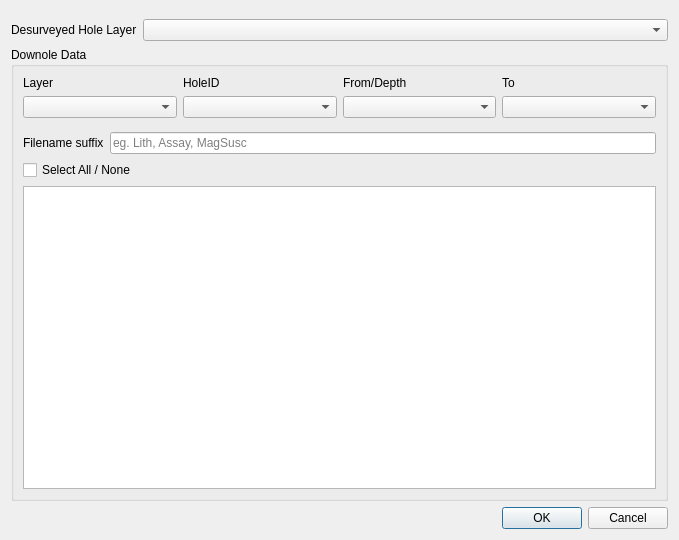
<?xml version="1.0" encoding="UTF-8"?>
<ui version="4.0">
 <class>downholeData_dialog</class>
 <widget class="QDialog" name="downholeData_dialog">
  <property name="geometry">
   <rect>
    <x>0</x>
    <y>0</y>
    <width>679</width>
    <height>540</height>
   </rect>
  </property>
  <property name="windowTitle">
   <string>Downhole Data</string>
  </property>
  <layout class="QVBoxLayout" name="verticalLayout">
   <item>
    <layout class="QHBoxLayout" name="horizontalLayout">
     <property name="topMargin">
      <number>8</number>
     </property>
     <item>
      <widget class="QLabel" name="label_2">
       <property name="text">
        <string>Desurveyed Hole Layer</string>
       </property>
      </widget>
     </item>
     <item>
      <widget class="QgsMapLayerComboBox" name="lbDesurveyLayer">
       <property name="sizePolicy">
        <sizepolicy hsizetype="Expanding" vsizetype="Fixed">
         <horstretch>0</horstretch>
         <verstretch>0</verstretch>
        </sizepolicy>
       </property>
      </widget>
     </item>
    </layout>
   </item>
   <item>
    <widget class="QGroupBox" name="groupDownhole">
     <property name="title">
      <string>Downole Data</string>
     </property>
     <layout class="QVBoxLayout" name="verticalLayout_3">
      <item>
       <layout class="QGridLayout" name="gridLayout">
        <property name="topMargin">
         <number>0</number>
        </property>
        <item row="0" column="2">
         <widget class="QLabel" name="label_5">
          <property name="text">
           <string>From/Depth</string>
          </property>
         </widget>
        </item>
        <item row="0" column="0">
         <widget class="QLabel" name="label_3">
          <property name="text">
           <string>Layer</string>
          </property>
         </widget>
        </item>
        <item row="0" column="1">
         <widget class="QLabel" name="label_4">
          <property name="text">
           <string>HoleID</string>
          </property>
         </widget>
        </item>
        <item row="0" column="3">
         <widget class="QLabel" name="label_6">
          <property name="text">
           <string>To</string>
          </property>
         </widget>
        </item>
        <item row="1" column="0">
         <widget class="QgsMapLayerComboBox" name="lbDataLayer">
          <property name="currentIndex">
           <number>-1</number>
          </property>
          <property name="allowEmptyLayer">
           <bool>true</bool>
          </property>
          <property name="showCrs">
           <bool>false</bool>
          </property>
         </widget>
        </item>
        <item row="1" column="1">
         <widget class="QgsFieldComboBox" name="fbDataId"/>
        </item>
        <item row="1" column="2">
         <widget class="QgsFieldComboBox" name="fbDataFrom"/>
        </item>
        <item row="1" column="3">
         <widget class="QgsFieldComboBox" name="fbDataTo">
          <property name="currentIndex">
           <number>-1</number>
          </property>
          <property name="allowEmptyFieldName">
           <bool>true</bool>
          </property>
         </widget>
        </item>
       </layout>
      </item>
      <item>
       <layout class="QHBoxLayout" name="horizontalLayout_2">
        <property name="topMargin">
         <number>8</number>
        </property>
        <item>
         <widget class="QLabel" name="label">
          <property name="text">
           <string>Filename suffix</string>
          </property>
         </widget>
        </item>
        <item>
         <widget class="QLineEdit" name="teSuffix">
          <property name="placeholderText">
           <string>eg. Lith, Assay, MagSusc</string>
          </property>
         </widget>
        </item>
       </layout>
      </item>
      <item>
       <widget class="QCheckBox" name="checkSelectAll">
        <property name="text">
         <string>Select All / None</string>
        </property>
       </widget>
      </item>
      <item>
       <widget class="QListWidget" name="listFields"/>
      </item>
     </layout>
    </widget>
   </item>
   <item>
    <widget class="QDialogButtonBox" name="buttonBox">
     <property name="orientation">
      <enum>Qt::Horizontal</enum>
     </property>
     <property name="standardButtons">
      <set>QDialogButtonBox::Cancel|QDialogButtonBox::Ok</set>
     </property>
    </widget>
   </item>
  </layout>
 </widget>
 <customwidgets>
  <customwidget>
   <class>QgsFieldComboBox</class>
   <extends>QComboBox</extends>
   <header>qgsfieldcombobox.h</header>
  </customwidget>
  <customwidget>
   <class>QgsMapLayerComboBox</class>
   <extends>QComboBox</extends>
   <header>qgsmaplayercombobox.h</header>
  </customwidget>
 </customwidgets>
 <resources/>
 <connections>
  <connection>
   <sender>buttonBox</sender>
   <signal>accepted()</signal>
   <receiver>downholeData_dialog</receiver>
   <slot>accept()</slot>
   <hints>
    <hint type="sourcelabel">
     <x>248</x>
     <y>254</y>
    </hint>
    <hint type="destinationlabel">
     <x>157</x>
     <y>274</y>
    </hint>
   </hints>
  </connection>
  <connection>
   <sender>buttonBox</sender>
   <signal>rejected()</signal>
   <receiver>downholeData_dialog</receiver>
   <slot>reject()</slot>
   <hints>
    <hint type="sourcelabel">
     <x>316</x>
     <y>260</y>
    </hint>
    <hint type="destinationlabel">
     <x>286</x>
     <y>274</y>
    </hint>
   </hints>
  </connection>
 </connections>
</ui>
